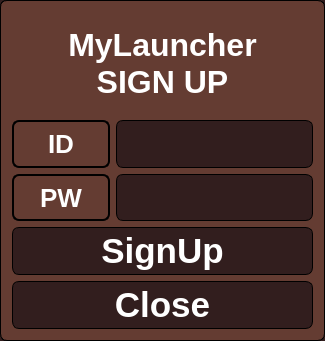
<?xml version="1.0" encoding="UTF-8"?>
<ui version="4.0">
 <class>SignUpWidget</class>
 <widget class="QDialog" name="SignUpWidget">
  <property name="geometry">
   <rect>
    <x>0</x>
    <y>0</y>
    <width>325</width>
    <height>341</height>
   </rect>
  </property>
  <property name="windowTitle">
   <string>SignUpWidget</string>
  </property>
  <property name="styleSheet">
   <string notr="true">QWidget {background-color: #321e1e; border : 1px solid black; border-radius: 7px;}</string>
  </property>
  <layout class="QVBoxLayout" name="verticalLayout">
   <property name="spacing">
    <number>0</number>
   </property>
   <property name="margin">
    <number>0</number>
   </property>
   <item>
    <widget class="QFrame" name="frame">
     <property name="styleSheet">
      <string notr="true">QFrame 
{
background-color :#643c32; 
border : 1px solid black; 
border-radius: 7px;
}
</string>
     </property>
     <property name="frameShape">
      <enum>QFrame::StyledPanel</enum>
     </property>
     <property name="frameShadow">
      <enum>QFrame::Raised</enum>
     </property>
     <layout class="QVBoxLayout" name="verticalLayout_4" stretch="1,1,1">
      <item>
       <widget class="QLabel" name="label_3">
        <property name="styleSheet">
         <string notr="true">border:none; color: white; font-weight: bold; font-size:32px;</string>
        </property>
        <property name="text">
         <string>MyLauncher
SIGN UP</string>
        </property>
        <property name="alignment">
         <set>Qt::AlignCenter</set>
        </property>
       </widget>
      </item>
      <item>
       <layout class="QVBoxLayout" name="verticalLayout_3" stretch="1,1">
        <item>
         <layout class="QHBoxLayout" name="horizontalLayout_2" stretch="1,2">
          <item>
           <widget class="QLabel" name="label">
            <property name="styleSheet">
             <string notr="true">border:2px solid ; color: white; font-weight: bold; font-size:26px;</string>
            </property>
            <property name="text">
             <string>ID</string>
            </property>
            <property name="alignment">
             <set>Qt::AlignCenter</set>
            </property>
           </widget>
          </item>
          <item>
           <widget class="QLineEdit" name="lineEdit_id_">
            <property name="sizePolicy">
             <sizepolicy hsizetype="Preferred" vsizetype="Preferred">
              <horstretch>0</horstretch>
              <verstretch>0</verstretch>
             </sizepolicy>
            </property>
            <property name="font">
             <font>
              <family>Arial</family>
              <pointsize>20</pointsize>
              <weight>75</weight>
              <bold>true</bold>
             </font>
            </property>
            <property name="styleSheet">
             <string notr="true">color:white;</string>
            </property>
           </widget>
          </item>
         </layout>
        </item>
        <item>
         <layout class="QHBoxLayout" name="horizontalLayout" stretch="1,2">
          <item>
           <widget class="QLabel" name="label_2">
            <property name="styleSheet">
             <string notr="true">border:2px solid ; color: white; font-weight: bold; font-size:26px;</string>
            </property>
            <property name="text">
             <string>PW</string>
            </property>
            <property name="alignment">
             <set>Qt::AlignCenter</set>
            </property>
           </widget>
          </item>
          <item>
           <widget class="QLineEdit" name="lineEdit_pw_">
            <property name="sizePolicy">
             <sizepolicy hsizetype="Preferred" vsizetype="Preferred">
              <horstretch>0</horstretch>
              <verstretch>0</verstretch>
             </sizepolicy>
            </property>
            <property name="font">
             <font>
              <family>Arial</family>
              <pointsize>20</pointsize>
              <weight>75</weight>
              <bold>true</bold>
             </font>
            </property>
            <property name="styleSheet">
             <string notr="true">color:white;</string>
            </property>
            <property name="echoMode">
             <enum>QLineEdit::Password</enum>
            </property>
           </widget>
          </item>
         </layout>
        </item>
       </layout>
      </item>
      <item>
       <layout class="QVBoxLayout" name="verticalLayout_2">
        <item>
         <widget class="QPushButton" name="pushButton_ok_">
          <property name="sizePolicy">
           <sizepolicy hsizetype="Preferred" vsizetype="Preferred">
            <horstretch>0</horstretch>
            <verstretch>0</verstretch>
           </sizepolicy>
          </property>
          <property name="font">
           <font>
            <family>Arial</family>
            <pointsize>26</pointsize>
            <weight>75</weight>
            <bold>true</bold>
           </font>
          </property>
          <property name="cursor">
           <cursorShape>PointingHandCursor</cursorShape>
          </property>
          <property name="styleSheet">
           <string notr="true">QPushButton{
color:white;
}
QPushButton:pressed {color: #f5f5f5; background-color: #395e96; border: 1px solid #9dabba;}</string>
          </property>
          <property name="text">
           <string>SignUp</string>
          </property>
         </widget>
        </item>
        <item>
         <widget class="QPushButton" name="pushButton_close_">
          <property name="sizePolicy">
           <sizepolicy hsizetype="Preferred" vsizetype="Preferred">
            <horstretch>0</horstretch>
            <verstretch>0</verstretch>
           </sizepolicy>
          </property>
          <property name="font">
           <font>
            <family>Arial</family>
            <pointsize>26</pointsize>
            <weight>75</weight>
            <bold>true</bold>
           </font>
          </property>
          <property name="cursor">
           <cursorShape>PointingHandCursor</cursorShape>
          </property>
          <property name="styleSheet">
           <string notr="true">QPushButton{
color:white;
}
QPushButton:pressed {color: #f5f5f5; background-color: #395e96; border: 1px solid #9dabba;}</string>
          </property>
          <property name="text">
           <string>Close</string>
          </property>
         </widget>
        </item>
       </layout>
      </item>
     </layout>
    </widget>
   </item>
  </layout>
 </widget>
 <layoutdefault spacing="6" margin="11"/>
 <resources/>
 <connections/>
</ui>
